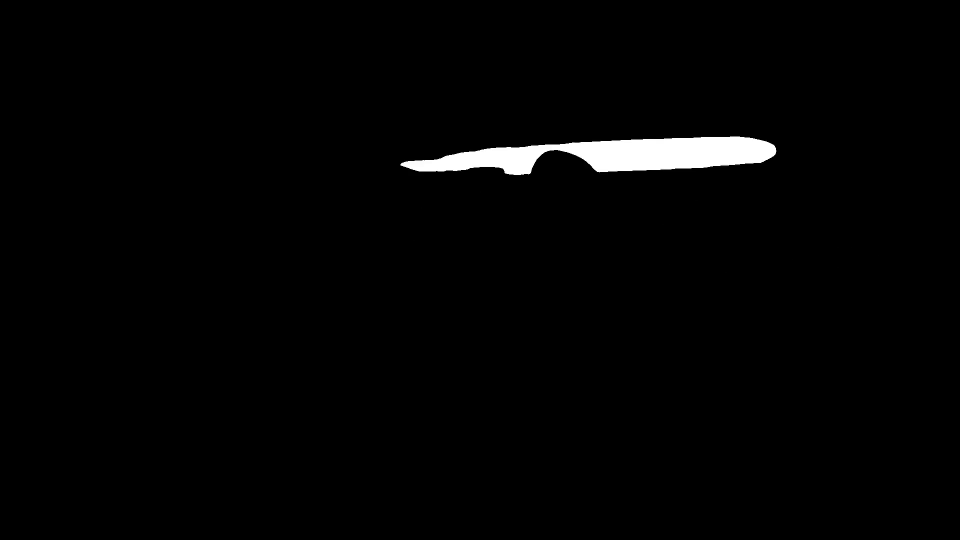
#> input picture frame 49 of analysis/src/masks.mp4, 1920 x 1080 px (shown at 1/2 size)
$ jupyter execute bounding_box.ipynb
#> lines starting #> are read from the running program, lines starting #| are printed output that depends on the picture; after the words box and inside, x2 and y2 are one past the last pixel; in counts of white or black regions, pixels touching at a corner belong together; pictures that were not available may be replaced by others from this repository, and a replacement may not be noted
[cell 1]
import cv2
import numpy as np

# ── Hyperparameters ──
mask_video_path = "masks.mp4"
output_video_path = "output.mp4"
save_path = "output_bbox.mp4"
box_thickness = 4  # line thickness in pixels

[cell 2]
def get_bounding_box(mask_frame):
    """Return (x_min, y_min, x_max, y_max) from a binary mask frame, or None if no white pixels."""
    gray = cv2.cvtColor(mask_frame, cv2.COLOR_BGR2GRAY) if mask_frame.ndim == 3 else mask_frame
    ys, xs = np.where(gray > 127)
    if len(xs) == 0:
        return None
    return int(xs.min()), int(ys.min()), int(xs.max()), int(ys.max())

[cell 3]
mask_cap = cv2.VideoCapture(mask_video_path)
out_cap = cv2.VideoCapture(output_video_path)

fps = out_cap.get(cv2.CAP_PROP_FPS)
w = int(out_cap.get(cv2.CAP_PROP_FRAME_WIDTH))
h = int(out_cap.get(cv2.CAP_PROP_FRAME_HEIGHT))
total = int(out_cap.get(cv2.CAP_PROP_FRAME_COUNT))

fourcc = cv2.VideoWriter_fourcc(*"mp4v")
writer = cv2.VideoWriter(save_path, fourcc, fps, (w, h))

yellow = (0, 255, 255)  # BGR
count = 0

while True:
    ret_m, mask_frame = mask_cap.read()
#> mask_frame is the input picture: shape (1080, 1920, 3); min 0, max 255, mean 4
    ret_o, out_frame = out_cap.read()
    if not ret_m or not ret_o:
        break

    bbox = get_bounding_box(mask_frame)
#> bbox = (801, 273, 1552, 349)
    if bbox is not None:
        x1, y1, x2, y2 = bbox
#> x1 = 801; y1 = 273; x2 = 1552; y2 = 349
        cv2.rectangle(out_frame, (x1, y1), (x2, y2), yellow, box_thickness)
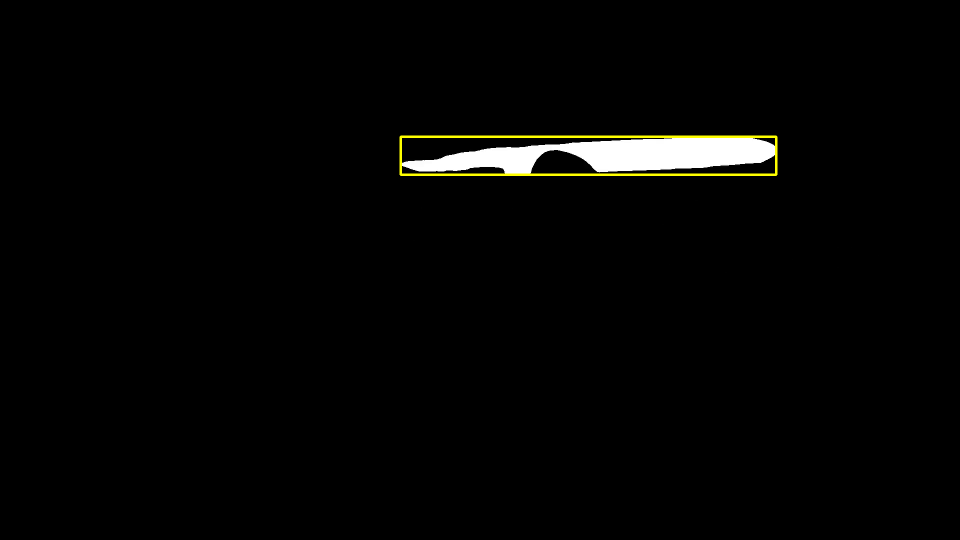
#> out_frame: shape (1080, 1920, 3) (shown at 1/2 size); 0.4% of pixels changed, all inside (x1, y1, x2, y2) = (799, 271, 1555, 352)

    writer.write(out_frame)
    count += 1

mask_cap.release()
out_cap.release()
writer.release()
print(f"Done — {count}/{total} frames written to {save_path}")


$ run again, starting later in the video
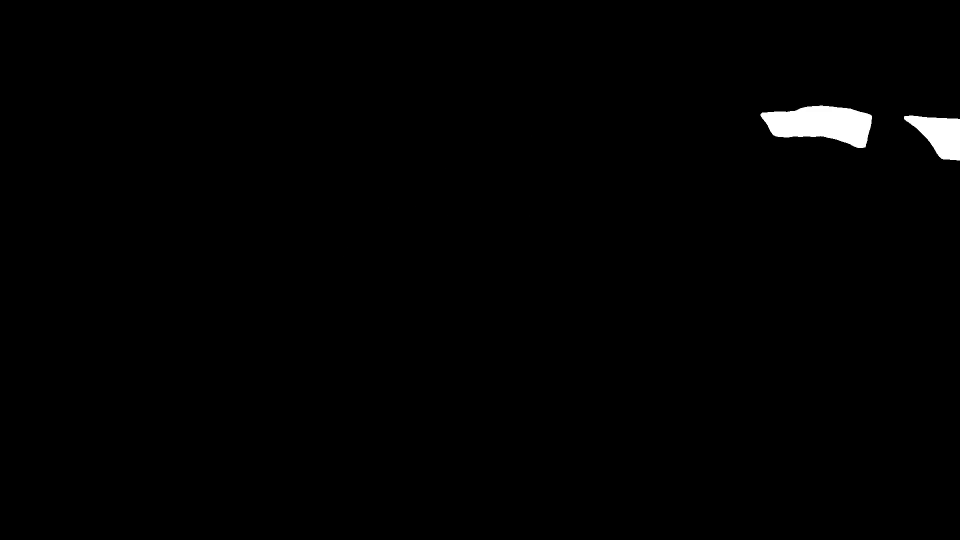
#> input picture frame 223 of analysis/src/masks.mp4, 1920 x 1080 px (shown at 1/2 size)
#> mask_frame is the input picture: shape (1080, 1920, 3); min 0, max 255, mean 2.3
#> ys = 18475 values from 211 to 320; xs = 18475 values, max 1919 at index 4936, min 1521 at index 2023, mean 1719.6
#> bbox = (1521, 211, 1919, 320)
#> x1 = 1521; y1 = 211; x2 = 1919; y2 = 320
#> `cv2.rectangle(out_frame, (x1, y1), (x2, y2), yellow, box_thickness)`:
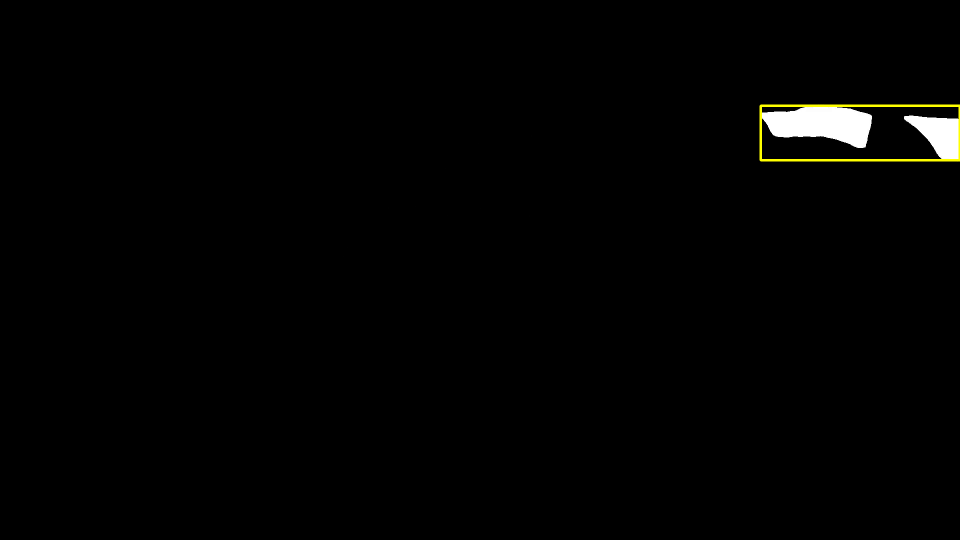
#> out_frame: shape (1080, 1920, 3) (shown at 1/2 size); 0.23% of pixels changed, all inside (x1, y1, x2, y2) = (1519, 209, 1920, 323)

$ run again, starting later in the video
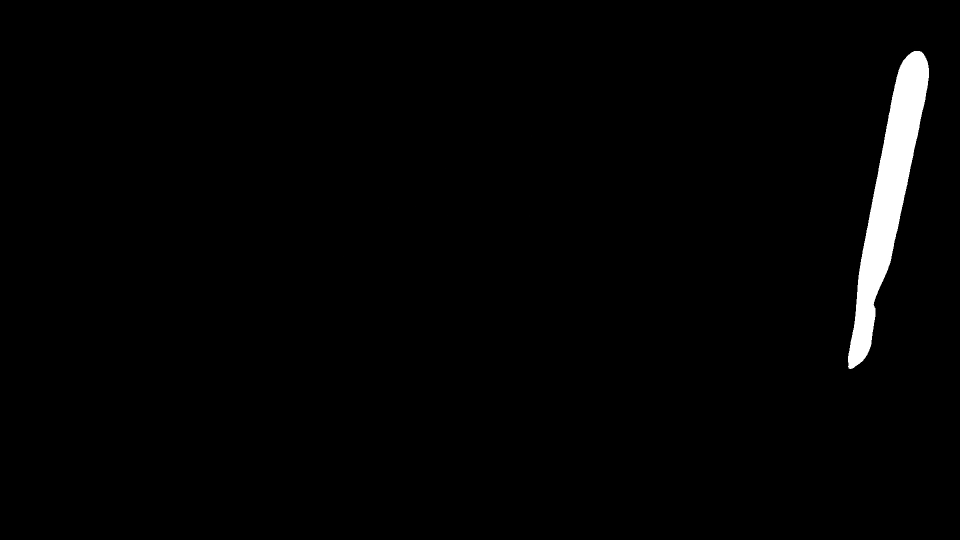
#> input picture frame 396 of analysis/src/masks.mp4, 1920 x 1080 px (shown at 1/2 size)
#> mask_frame is the input picture: shape (1080, 1920, 3); min 0, max 255, mean 4.3
#> bbox = (1696, 102, 1857, 737)
#> x1 = 1696; y1 = 102; x2 = 1857; y2 = 737
#> `cv2.rectangle(out_frame, (x1, y1), (x2, y2), yellow, box_thickness)`:
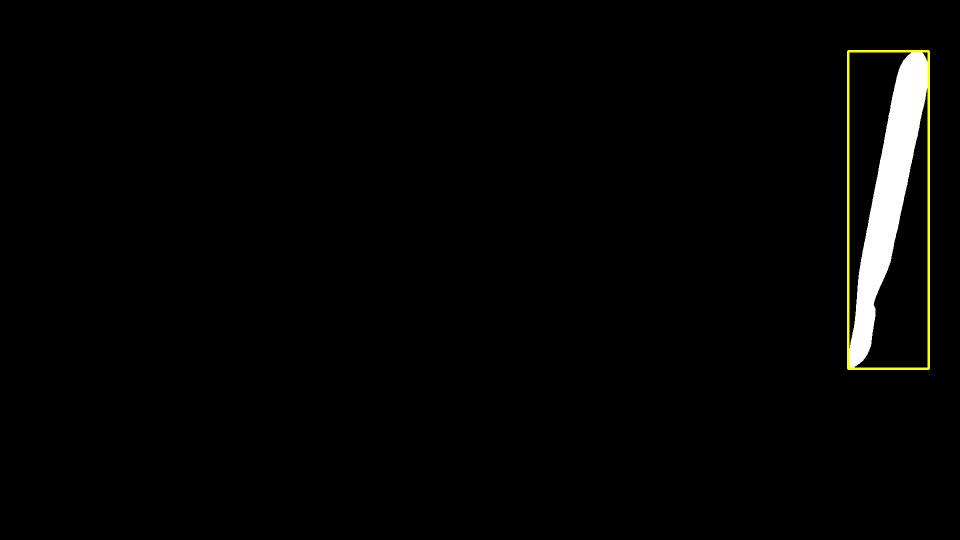
#> out_frame: shape (1080, 1920, 3) (shown at 1/2 size); 0.38% of pixels changed, all inside (x1, y1, x2, y2) = (1694, 100, 1860, 740)
